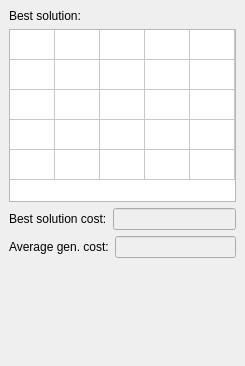
<?xml version="1.0" encoding="UTF-8"?>
<ui version="4.0">
 <class>InfoWidget</class>
 <widget class="QDockWidget" name="InfoWidget">
  <property name="geometry">
   <rect>
    <x>0</x>
    <y>0</y>
    <width>245</width>
    <height>366</height>
   </rect>
  </property>
  <property name="windowTitle">
   <string>InfoWidget</string>
  </property>
  <widget class="QWidget" name="dockWidgetContents">
   <layout class="QVBoxLayout" name="verticalLayout">
    <item>
     <widget class="QLabel" name="bestSolutionMatrixLabel">
      <property name="text">
       <string>Best solution:</string>
      </property>
     </widget>
    </item>
    <item>
     <widget class="QTableWidget" name="matrixWidget">
      <property name="enabled">
       <bool>true</bool>
      </property>
      <property name="autoFillBackground">
       <bool>false</bool>
      </property>
      <property name="verticalScrollBarPolicy">
       <enum>Qt::ScrollBarAsNeeded</enum>
      </property>
      <property name="horizontalScrollBarPolicy">
       <enum>Qt::ScrollBarAsNeeded</enum>
      </property>
      <property name="tabKeyNavigation">
       <bool>true</bool>
      </property>
      <property name="alternatingRowColors">
       <bool>false</bool>
      </property>
      <property name="showGrid">
       <bool>true</bool>
      </property>
      <property name="sortingEnabled">
       <bool>false</bool>
      </property>
      <property name="rowCount">
       <number>5</number>
      </property>
      <property name="columnCount">
       <number>5</number>
      </property>
      <attribute name="horizontalHeaderVisible">
       <bool>false</bool>
      </attribute>
      <attribute name="horizontalHeaderCascadingSectionResizes">
       <bool>false</bool>
      </attribute>
      <attribute name="horizontalHeaderMinimumSectionSize">
       <number>30</number>
      </attribute>
      <attribute name="horizontalHeaderDefaultSectionSize">
       <number>45</number>
      </attribute>
      <attribute name="verticalHeaderVisible">
       <bool>false</bool>
      </attribute>
      <attribute name="verticalHeaderCascadingSectionResizes">
       <bool>true</bool>
      </attribute>
      <attribute name="verticalHeaderShowSortIndicator" stdset="0">
       <bool>false</bool>
      </attribute>
      <attribute name="verticalHeaderStretchLastSection">
       <bool>false</bool>
      </attribute>
      <row/>
      <row/>
      <row/>
      <row/>
      <row/>
      <column/>
      <column/>
      <column/>
      <column/>
      <column/>
     </widget>
    </item>
    <item>
     <layout class="QHBoxLayout" name="horizontalLayout_4">
      <item>
       <widget class="QLabel" name="bestSolutionCost">
        <property name="text">
         <string>Best solution cost:</string>
        </property>
       </widget>
      </item>
      <item>
       <widget class="QLineEdit" name="bestSolCost">
        <property name="enabled">
         <bool>false</bool>
        </property>
       </widget>
      </item>
     </layout>
    </item>
    <item>
     <layout class="QHBoxLayout" name="horizontalLayout_9">
      <item>
       <widget class="QLabel" name="averageGenerationCost">
        <property name="text">
         <string>Average gen. cost:</string>
        </property>
       </widget>
      </item>
      <item>
       <widget class="QLineEdit" name="averageGenCost">
        <property name="enabled">
         <bool>false</bool>
        </property>
       </widget>
      </item>
     </layout>
    </item>
    <item>
     <spacer name="verticalSpacer_2">
      <property name="orientation">
       <enum>Qt::Vertical</enum>
      </property>
      <property name="sizeHint" stdset="0">
       <size>
        <width>20</width>
        <height>118</height>
       </size>
      </property>
     </spacer>
    </item>
   </layout>
  </widget>
 </widget>
 <resources/>
 <connections/>
</ui>
